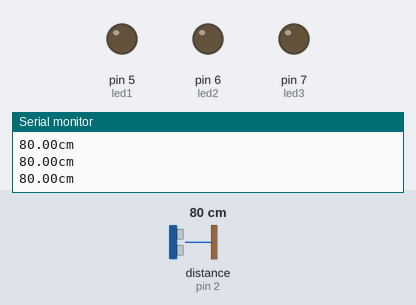
This sketch was run on a simulated Arduino Uno, built with avr-gcc and run on an emulated ATmega328P. On the bench: output pins drawn as LEDs (lit = HIGH), the last lines printed to the serial monitor. The test bench sets the inputs (shaded band); at power-on: distance to the obstacle (sensor on pin 2) 80 cm. The echo pulse lasts 58.3 µs per cm.

Above: at 1.4 s.
1.5 s: distance to the obstacle (sensor on pin 2) set to 6 cm
3.1 s: distance to the obstacle (sensor on pin 2) set to 3 cm
At 4.8 s:
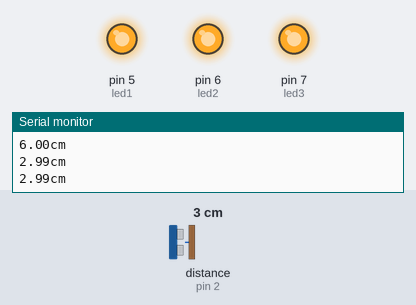
5.2 s: distance to the obstacle (sensor on pin 2) set to 9 cm
At 6.3 s:
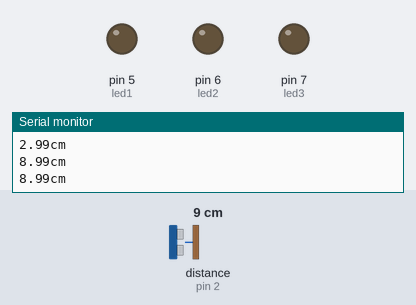
7.0 s: distance to the obstacle (sensor on pin 2) set to 2 cm
At 7.9 s:
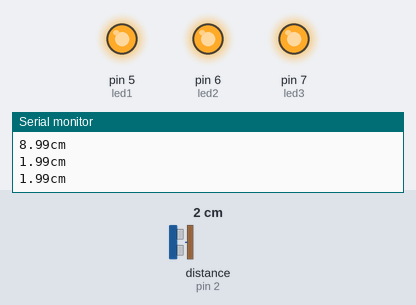
Timing chart, 0 to 9.8 s (numbered marks = the images above; inputs shaded):
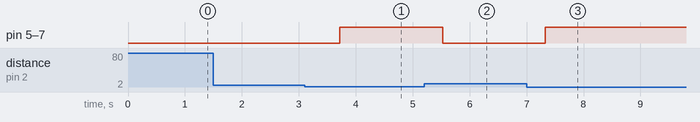

The sketch:

SensorUltrassonico.ino
```cpp
/* 32 -- Sensor ultrassonico

 Acesse https://linktr.ee/progui

 Conteúdo para o material de estudos do
 Introdução ao Arduino com 14 Projetos
 Versao 1.0
 */

#include <Ultrasonic.h> //biblioteca ultrassonico

// inicializa pino 3 (trigger) e 2 (echo) para o sensor ultrassonico
Ultrasonic ultrasonic(3, 2);
const int led1 = 5; // pino LED1
const int led2 = 6; // pino LED2
const int led3 = 7; // pino LED3

void setup() {
    Serial.begin(9600); // inicializa porta serial
    pinMode(led1, OUTPUT);
    pinMode(led2, OUTPUT);
    pinMode(led3, OUTPUT);
}

void loop() {
    float distancia;
    long microsec = ultrasonic.timing();
    distancia = ultrasonic.convert(microsec, Ultrasonic::CM); // distancia em centimetros

    Serial.print(distancia);
    Serial.println("cm"); // escreve valor
    delay(100);

    // verifica a distancia e liga ou desliga os LEDs
    if (distancia<60)
        digitalWrite(led1, HIGH);

    if (distancia<30)
        digitalWrite(led2, HIGH);

    if (distancia<15)
        digitalWrite(led3, HIGH);

    if (distancia<5 ) {
        digitalWrite(led1, HIGH);
        digitalWrite(led2, HIGH);
        digitalWrite(led3, HIGH);
    } else {
        digitalWrite(led1, LOW);
        digitalWrite(led2, LOW);
        digitalWrite(led3, LOW);
    }
    delay(500);
}
```

Measured:
- the behaviour switches between 5 and 4 cm on distance to the obstacle (sensor on pin 2) (found by bisection; images 0 and 1)
- after the input at 3.1 s, pin 5 (led1), pin 6 (led2), pin 7 (led3): LOW → HIGH after 0.62 s
- after the input at 5.2 s, pin 5 (led1), pin 6 (led2), pin 7 (led3): HIGH → LOW after 0.33 s
- after the input at 7.0 s, pin 5 (led1), pin 6 (led2), pin 7 (led3): LOW → HIGH after 0.33 s
